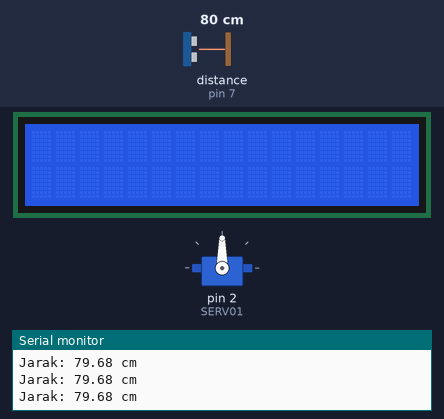
Recording of a sketch running on a simulated Arduino Uno, built with avr-gcc and run on an emulated ATmega328P. Shown: servo, 16×2 character LCD, the last lines printed to the serial monitor. Wiring (inferred from the names in the program): ultrasonic range finder: trigger pin 6; echo pin 7. The test bench sets the inputs (shaded band); at power-on: distance to the obstacle (sensor on pin 7) 80 cm. The echo pulse lasts 58.3 µs per cm.

Above: at 1.2 s.
1.3 s: distance to the obstacle (sensor on pin 7) set to 23 cm
2.8 s: distance to the obstacle (sensor on pin 7) set to 18 cm
At 3.41 s:
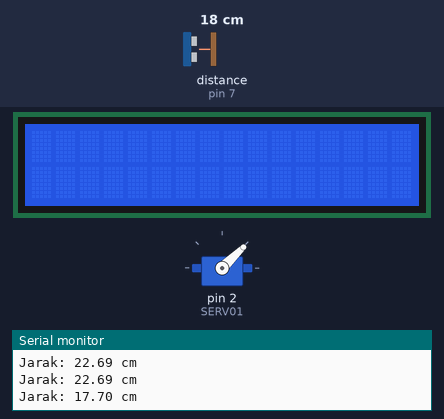
5.6 s: distance to the obstacle (sensor on pin 7) set to 183 cm
At 8.0 s:
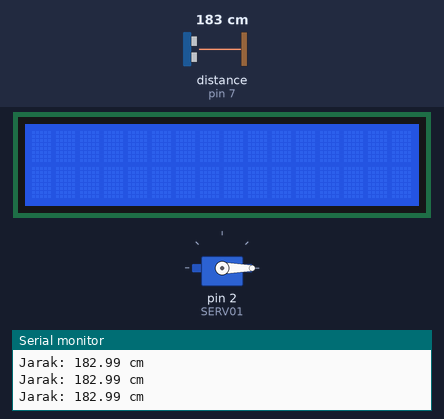
Timing chart, 0 to 9.5 s (numbered marks = the images above; inputs shaded):
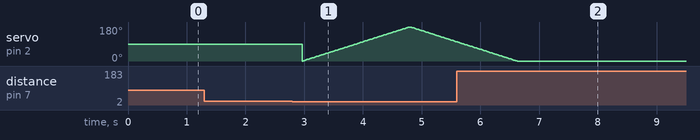

The sketch:

servo.ino
```cpp
#include <Wire.h>
#include <LiquidCrystal_I2C.h>
LiquidCrystal_I2C lcd(0x27, 16, 2);
#include <Servo.h>
Servo servo1;
Servo servo2;

#define SERV01 2
// #define SERV02 4
#define TRIG1 6
#define ECHO1 7

void setup() {
  servo1.attach(SERV01);
  // servo2.attach(SERV02);
  pinMode(TRIG1, OUTPUT);
  pinMode(ECHO1, INPUT);

  Serial.begin(9600);

}

void loop() {
  digitalWrite(TRIG1, HIGH);
  delayMicroseconds(10);
  digitalWrite(TRIG1, LOW);

  double selang = pulseIn(ECHO1, HIGH);

  double jarak = (selang * 0.0343) / 2.0;

  lcd.init();
  lcd.backlight();
  lcd.setCursor(4, 0);


  // lcd.print("Jarak: "); lcd.print(jarak); lcd.println(" cm");
  Serial.print("Jarak: "); Serial.print(jarak); Serial.println(" cm");
  delay(50);

  if(jarak <= 20) {
    for (int pos = 0; pos <= 180; pos++) {
      servo1.write(pos);
      // servo2.write(pos);
      delay(10);
    }

    delay(10);

    for (int pos = 180; pos >= 0; pos--){
      servo1.write(pos);
      // servo2.write(pos);
      delay(10);
    }
  }

}
```

Measured:
- the behaviour switches between 21 and 20 cm on distance to the obstacle (sensor on pin 7) (found by bisection; images 0 and 1)
- after the input at 5.6 s, servo on pin 2 (SERV01): goes on until 6.6 s, then stays 0°
